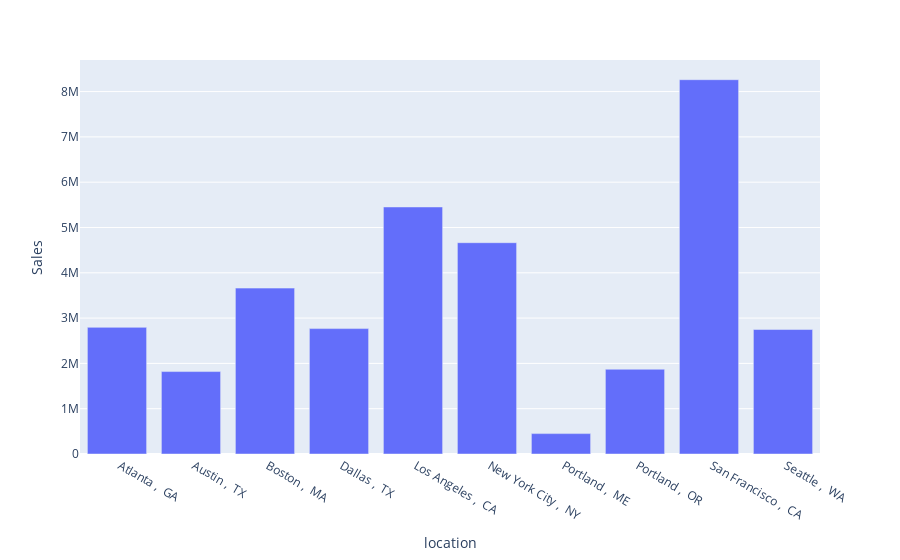

The notebook cell saved with this chart:
### Code cell
px.bar(cities ,x=cities.index, y= cities['Sales'])

### Figure 1 — Plotly figure (JSON) as saved in the notebook; plotly's stock layout.template omitted (floating-point values rounded to 4 significant figures)
{"data": [{"alignmentgroup": "True", "hovertemplate": "location=%{x}<br>Sales=%{y}<extra></extra>", "legendgroup": "", "marker": {"color": "#636efa", "pattern": {"shape": ""}}, "name": "", "offsetgroup": "", "orientation": "v", "showlegend": false, "textposition": "auto", "type": "bar", "x": [" Atlanta ,  GA", " Austin ,  TX", " Boston ,  MA", " Dallas ,  TX", " Los Angeles ,  CA", " New York City ,  NY", " Portland ,  ME", " Portland ,  OR", " San Francisco ,  CA", " Seattle ,  WA"], "xaxis": "x", "y": [2795000.0, 1820000.0, 3662000.0, 2768000.0, 5453000.0, 4664000.0, 449800.0, 1871000.0, 8262000.0, 2748000.0], "yaxis": "y"}], "layout": {"barmode": "relative", "legend": {"tracegroupgap": 0}, "margin": {"t": 60}, "xaxis": {"anchor": "y", "domain": [0, 1], "title": {"text": "location"}}, "yaxis": {"anchor": "x", "domain": [0, 1], "title": {"text": "Sales"}}}}
